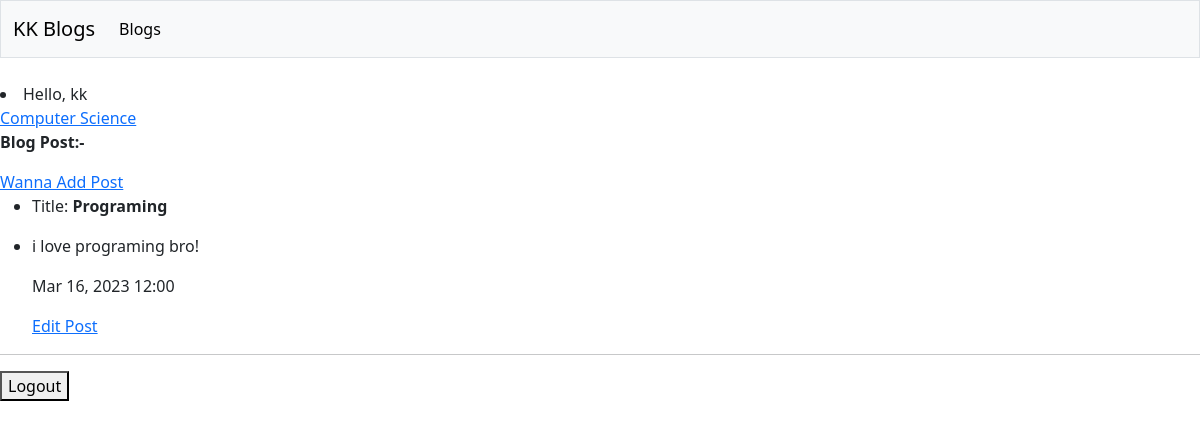
The page /blog_posts/1 (signed in) on the database as committed earlier.
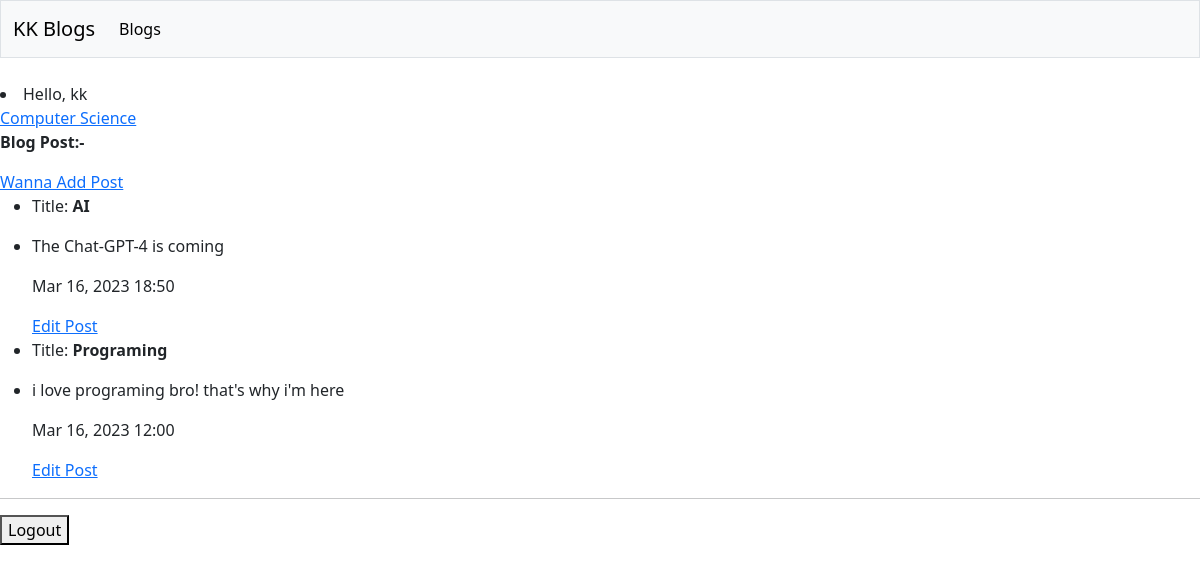
The same page on the database as committed later.
### blog/models.py (models this page shows, shortened)
class Blog(models.Model):
    title = models.CharField(max_length=200)
    description = models.TextField()
    created_date = models.DateTimeField(auto_now_add=True)
    modified_date = models.DateTimeField(auto_now_add=True)
    author = models.ForeignKey(User, on_delete=models.CASCADE)
    def __str__(self):
        if len(self.title) > 50:
            return f"{self.title[:50].title()}..."
        return self.title

class BlogPost(models.Model):
    blog = models.ForeignKey(Blog, on_delete=models.CASCADE)
    title = models.CharField(max_length=200)
    content = models.TextField()
    created_date = models.DateTimeField(auto_now_add=True)
    modified_date = models.DateTimeField(auto_now_add=True)

### blog/views.py (the view)
# urls.py: path("blog_posts/<int:blog_id>", views.blog_posts, name="blog_posts"),
@login_required
def blog_posts(req, blog_id):
    blog = Blog.objects.get(id=blog_id)
    check_authors(blog, req)
    blog_posts = blog.blogpost_set.order_by("-created_date")
    context = {"blog": blog, "blog_posts": blog_posts}
    return render(req, "blog/blog_posts.html", context)

### blog/views.py (called while the page is built)
def check_authors(blog, req):
    if req.user != blog.author:
        raise Http404

### blog/templates/blog/blog_posts.html
{% extends 'blog/base.html' %}
{% block body %}
    <a href="{% url 'blog:index' %}">{{blog}}</a>
    <p><strong>Blog Post:-</strong></p>
    <a href="{% url 'blog:add_post' blog.id %}">Wanna Add Post</a>
    <ul>
    {% for blog_post in blog_posts %}
    <li>Title: <strong>{{blog_post.title}}</strong></li>
    <li><p>{{blog_post.content|linebreaks}}</p></li>
    <p>{{blog_post.created_date|date:"M d, Y H:i"}}</p>
        <a href="{% url 'blog:edit_post' blog_post.id %}">Edit Post</a>
    {%empty%}
        <p>No Post from this Blog!</p>
    {% endfor %}
    </ul>
{% endblock body %}

### blog/templates/blog/base.html (shortened to what this page needs)
<!DOCTYPE html>
<html lang="en">
  <head>
    {% load django_bootstrap5 %}
    {% bootstrap_css %}
  </head>
  <body>
    <nav class="navbar navbar-expand-lg navbar-light bg-light mb-4 border">
      <div class="container-fluid">
        <a class="navbar-brand" href="{% url 'blog:index' %}">KK Blogs</a>
        <div class="collapse navbar-collapse" id="navbarSupportedContent">
          <ul class="navbar-nav me-auto mb-2 mb-lg-0">
            <li class="nav-item">
              <a class="nav-link active" aria-current="page" href="{% url 'blog:index' %}">Blogs</a>
            </li>
        </div>
      </div>
    </nav>
    {% if user.is_authenticated %}
    <li class="nav-item">
    <span class="navbar-text me-2">  Hello, {{user.username}}</span></li>
    {% else %}
    <a href="{% url 'accounts:login' %}">Login</a>
    <a href="{% url 'accounts:register' %}">Register</a>
    {% endif %}
    {% block body %}{% endblock body %}
  </body>
</html>
{% if user.is_authenticated %}
  <hr>
  <form action="{% url 'accounts:logout' %}" method="post">
    <button name="submit">Logout</button>
  </form>
{% endif %}

Rows that differ between the two databases and show on the page:
added BlogPost: title "AI", content "The Chat-GPT-4 is coming", created_date "Mar 16, 2023 18:50"
changed BlogPost "Programing": content "i love programing bro!" → "i love programing bro! that's why i'm here"
